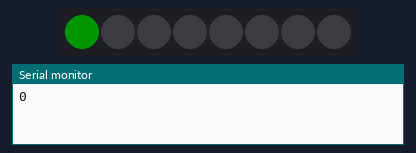
The sketch below on a simulated Arduino Uno, built with avr-gcc and run on an emulated ATmega328P. Shown: 8 RGB LEDs in strip order, left to right, the last lines printed to the serial monitor. Dim RGB values are drawn brighter than linear.

Above: at 0.1 s.
At 0.6 s:
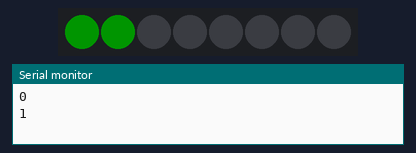
At 1.1 s:
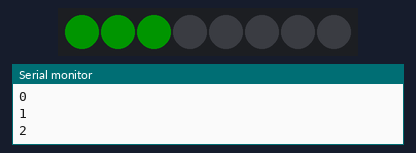
At 1.6 s:
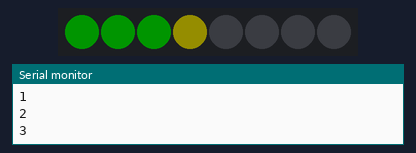
At 3.1 s:
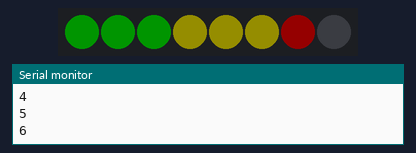
At 3.6 s:
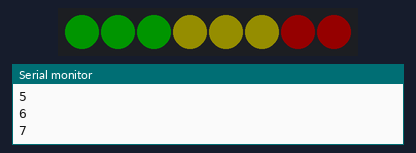
Timing chart, 0 to 40.0 s (numbered marks = the images above):
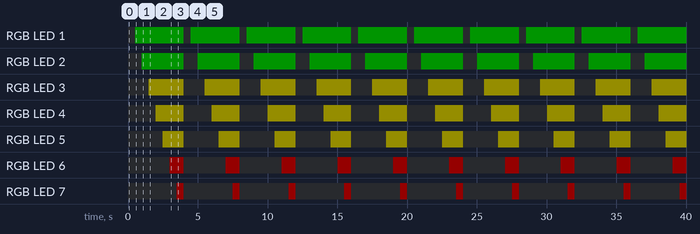

The sketch:

Tira_Led.ino
```cpp
#include <Adafruit_NeoPixel.h>

// Primer parametro = cantidad de pixeles en la tira
// Segundo parametro = pin de conexion a Arduino
Adafruit_NeoPixel tira = Adafruit_NeoPixel(8, 12, NEO_GRB + NEO_KHZ800);

void setup(){
  Serial.begin(9600);
  tira.begin();       // inicializacion de la tira
  tira.show();        // muestra datos en pixel
}

void loop(){
  tira.setBrightness(20);               // brillo global para toda la tira
  for(int i = 0; i < 8; i++){   // bucle para recorrer posiciones 0 a 7
    Serial.println(i);
    if(i <= 2) {
      tira.setPixelColor(i, 0, 255, 0);   // cada pixel en color azul (posicion,R,G,B)
    } else if(i <=5) {
      tira.setPixelColor(i, 252, 232, 3);   // cada pixel en color azul (posicion,R,G,B)
    } else {
      tira.setPixelColor(i, 255, 0, 0);   // cada pixel en color azul (posicion,R,G,B)

    }
    tira.show();      // muestra datos en pixel
    delay(500);       // breve demora de medio segundo
  }
  tira.clear();       // restablece todos los pixeles en apagado
}
```

Measured:
- by itself, RGB LED 1: alternates RGB(0, 20, 0) for 3.5 s and off for 0.50 s
- by itself, RGB LED 2: alternates RGB(0, 20, 0) for 3.0 s and off for 1.0 s
- by itself, RGB LED 3: alternates RGB(20, 19, 0) for 2.5 s and off for 1.5 s
- by itself, RGB LED 4: alternates RGB(20, 19, 0) for 2.0 s and off for 2.0 s
- by itself, RGB LED 5: alternates RGB(20, 19, 0) for 1.5 s and off for 2.5 s
- by itself, RGB LED 6: alternates RGB(20, 0, 0) for 1.0 s and off for 3.0 s
- by itself, RGB LED 7: alternates RGB(20, 0, 0) for 0.50 s and off for 3.5 s
